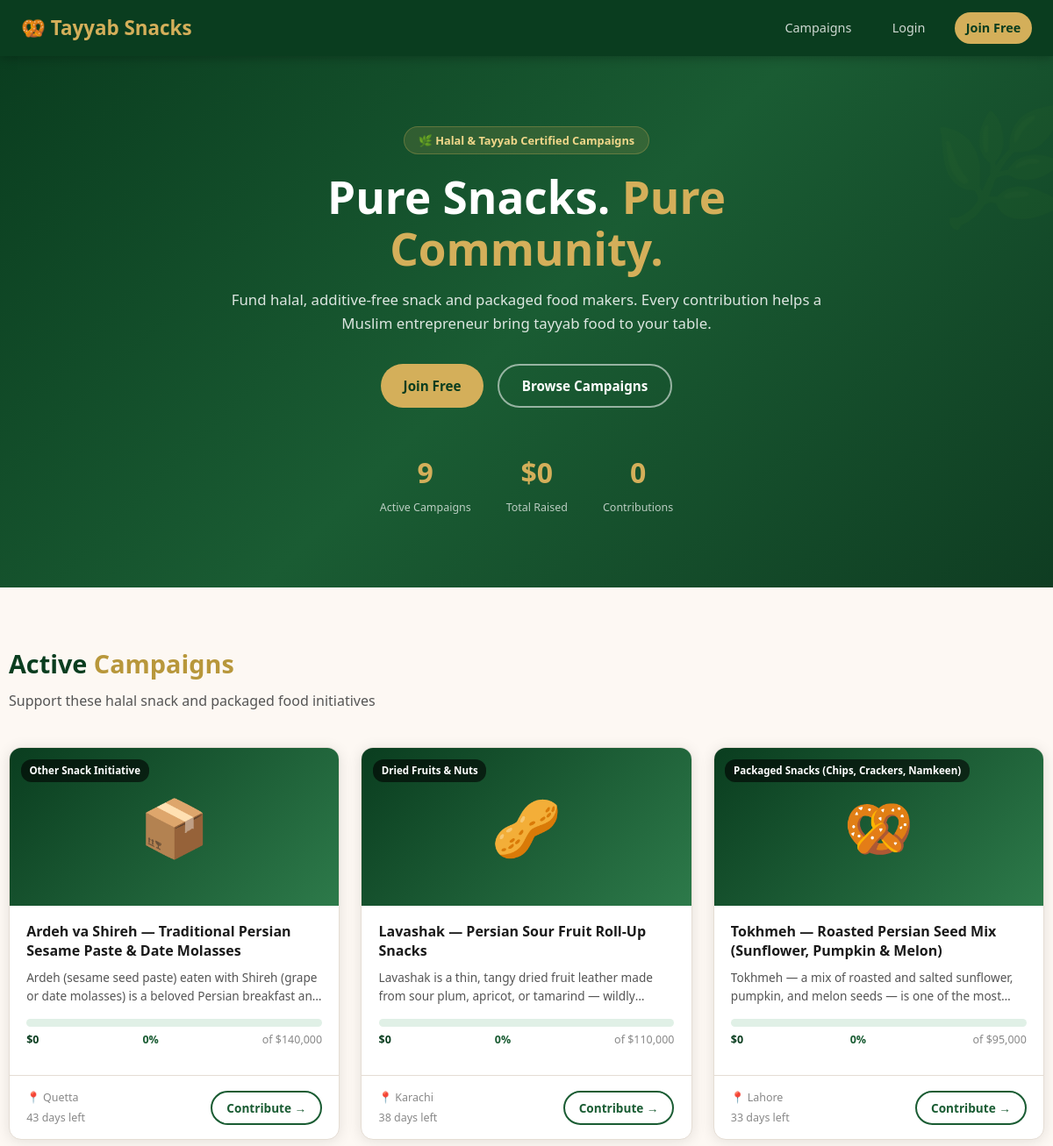
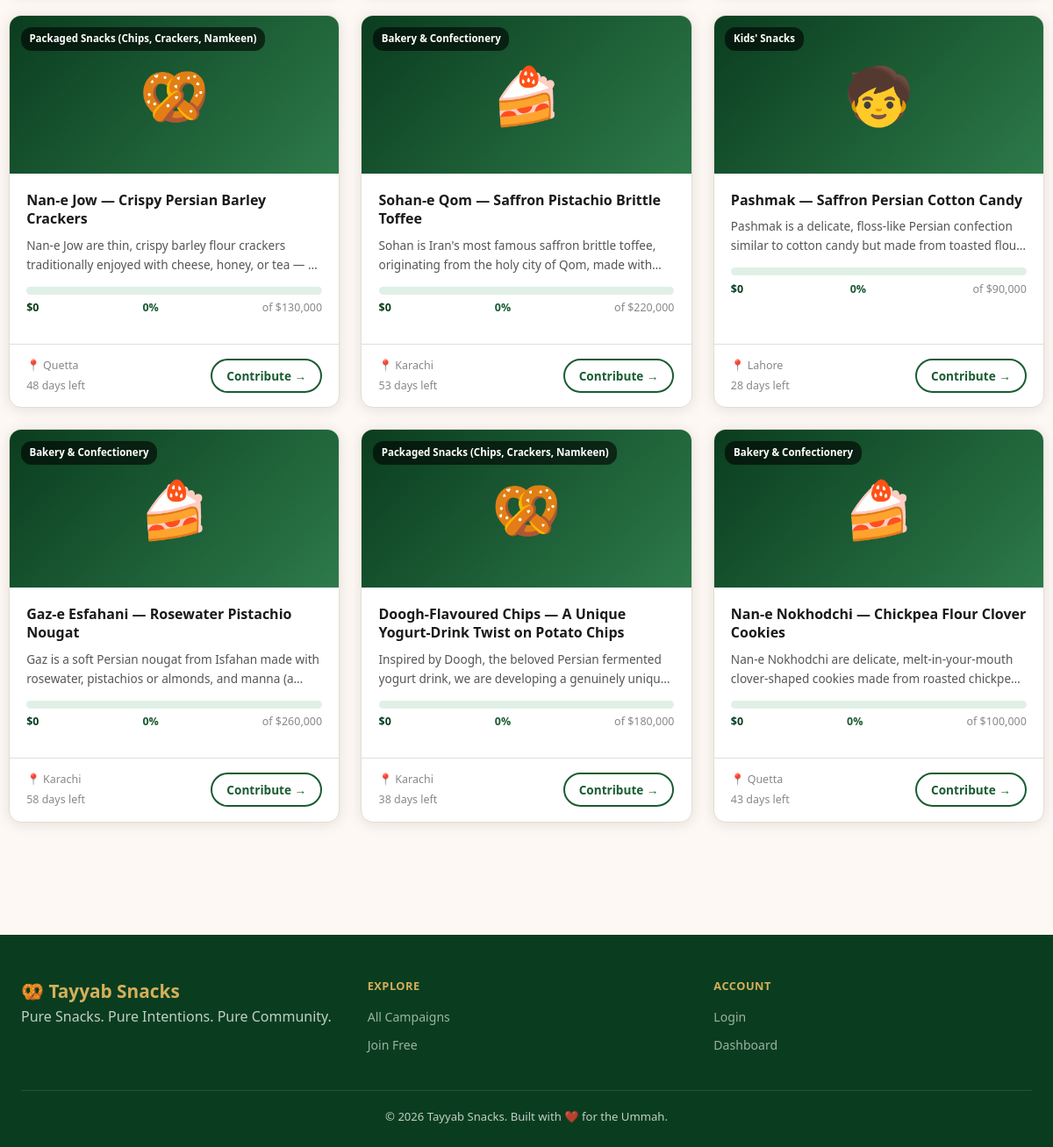
The page / on the database its author committed (2 pictures, top to bottom).
### tables this page shows
CREATE TABLE IF NOT EXISTS campaigns (
    id            INT UNSIGNED AUTO_INCREMENT PRIMARY KEY,
    user_id       INT UNSIGNED NOT NULL,
    category_id   INT UNSIGNED,
    title         VARCHAR(200) NOT NULL,
    description   TEXT NOT NULL,
    goal_amount   DECIMAL(12,2) NOT NULL,
    raised_amount DECIMAL(12,2) DEFAULT 0.00,
    city          VARCHAR(100),
    image_url     VARCHAR(500),
    deadline      DATE,
    status        ENUM('pending','active','funded','closed','rejected') DEFAULT 'pending',
    created_at    TIMESTAMP DEFAULT CURRENT_TIMESTAMP,
    updated_by    INT UNSIGNED NULL,
    updated_at    TIMESTAMP NULL,
    FOREIGN KEY (user_id)     REFERENCES users(id) ON DELETE CASCADE,
    FOREIGN KEY (category_id) REFERENCES categories(id) ON DELETE SET NULL,
    FOREIGN KEY (updated_by)  REFERENCES users(id) ON DELETE SET NULL,
    INDEX idx_status (status),
    INDEX idx_user (user_id)
);

CREATE TABLE IF NOT EXISTS categories (
    id   INT UNSIGNED AUTO_INCREMENT PRIMARY KEY,
    name VARCHAR(100) NOT NULL,
    icon VARCHAR(10)
);

### db.php (called while the page is built, shortened)
<?php
function e(string $s): string {
    return htmlspecialchars($s, ENT_QUOTES, 'UTF-8');
}
function auth(): ?array {
    return $_SESSION['user'] ?? null;
}
function progressPct(float $raised, float $goal): int {
    return (int) min(100, round($raised / $goal * 100));
}

### index.php (the view, shortened to what this page needs)
<?php
require_once __DIR__ . '/db.php';
$user = auth();
$campaigns = $pdo->query(
    "SELECT c.*, u.name AS creator_name, cat.name AS cat_name, cat.icon AS cat_icon
     FROM campaigns c
     JOIN users u ON u.id = c.user_id
     LEFT JOIN categories cat ON cat.id = c.category_id
     WHERE c.status = 'active'
     ORDER BY c.created_at DESC LIMIT 12"
)->fetchAll();
$stats = $pdo->query(
    "SELECT (SELECT COUNT(*) FROM campaigns WHERE status='active') AS active_count,
            (SELECT COALESCE(SUM(raised_amount),0) FROM campaigns) AS total_raised,
            (SELECT COUNT(*) FROM contributions) AS contributor_count"
)->fetch();
?>
<!DOCTYPE html>
<html lang="en">
<head>
<link rel="stylesheet" href="style.css">
</head>
<body>
<nav class="navbar">
    <div class="nav-brand">🥨 <?= e(SITE_NAME) ?></div>
    <div class="nav-links">
        <a href="campaigns.php">Campaigns</a>
        <?php if ($user): ?>
            <a href="submit.php">+ Start a Campaign</a>
            <a href="dashboard.php">Dashboard</a>
            <?php if (!empty($user['is_admin'])): ?><a href="admin.php">Admin</a><?php endif; ?>
            <a href="logout.php" class="nav-btn">Logout</a>
        <?php else: ?>
            <a href="login.php">Login</a>
            <a href="register.php" class="nav-btn">Join Free</a>
        <?php endif; ?>
    </div>
</nav>
<header class="hero">
    <div class="hero-content">
        <div class="hero-badge">🌿 Halal &amp; Tayyab Certified Campaigns</div>
        <h1>Pure Snacks. <span>Pure Community.</span></h1>
        <p>Fund halal, additive-free snack and packaged food makers. Every contribution helps a Muslim entrepreneur bring tayyab food to your table.</p>
        <div class="hero-actions">
            <?php if ($user): ?>
                <a href="submit.php" class="btn btn-primary">+ Start a Campaign</a>
            <?php else: ?>
                <a href="register.php" class="btn btn-primary">Join Free</a>
            <?php endif; ?>
            <a href="#campaigns" class="btn btn-secondary">Browse Campaigns</a>
        </div>
        <div class="hero-stats">
            <div class="hero-stat"><span class="num"><?= (int) $stats['active_count'] ?></span><span class="lbl">Active Campaigns</span></div>
            <div class="hero-stat"><span class="num">$<?= number_format((float) $stats['total_raised']) ?></span><span class="lbl">Total Raised</span></div>
            <div class="hero-stat"><span class="num"><?= (int) $stats['contributor_count'] ?></span><span class="lbl">Contributions</span></div>
        </div>
    </div>
</header>
<div class="container section" id="campaigns">
    <h2 class="section-title">Active <span>Campaigns</span></h2>
    <p class="section-sub">Support these halal snack and packaged food initiatives</p>
    <?php if (!$campaigns): ?>
        <div class="empty-state"><div class="icon">📭</div><h3>No active campaigns right now</h3></div>
    <?php else: ?>
    <div class="grid-3">
        <?php foreach ($campaigns as $c):
            $pct = progressPct((float) $c['raised_amount'], (float) $c['goal_amount']);
            $daysLeft = $c['deadline'] ? max(0, (int) ((strtotime($c['deadline']) - time()) / 86400)) : null;
        ?>
        <a href="campaign.php?id=<?= (int) $c['id'] ?>" class="campaign-card" style="text-decoration:none;color:inherit">
            <div class="campaign-img">
                <?php if ($c['image_url']): ?><img src="<?= e($c['image_url']) ?>" alt=""><?php else: ?><?= e($c['cat_icon'] ?: '🥨') ?><?php endif; ?>
                <?php if ($c['cat_name']): ?><span class="campaign-cat-badge"><?= e($c['cat_name']) ?></span><?php endif; ?>
            </div>
            <div class="campaign-body">
                <div class="campaign-title"><?= e($c['title']) ?></div>
                <div class="campaign-desc"><?= e($c['description']) ?></div>
                <div class="prog-wrap">
                    <div class="prog-bar"><div class="prog-fill" style="width:<?= $pct ?>%"></div></div>
                    <div class="prog-labels">
                        <span class="prog-raised">$<?= number_format((float) $c['raised_amount']) ?></span>
                        <span class="prog-pct"><?= $pct ?>%</span>
                        <span class="prog-goal">of $<?= number_format((float) $c['goal_amount']) ?></span>
                    </div>
                </div>
            </div>
            <div class="campaign-footer">
                <div class="campaign-meta">
                    <span>📍 <?= e($c['city'] ?: 'N/A') ?></span>
                    <span><?= $daysLeft !== null ? $daysLeft . ' days left' : 'No deadline' ?></span>
                </div>
                <span class="btn btn-outline btn-sm">Contribute →</span>
            </div>
        </a>
        <?php endforeach; ?>
    </div>
    <?php endif; ?>
</div>
<footer>
    <div class="footer-grid">
        <div>
            <div class="footer-brand">🥨 <?= e(SITE_NAME) ?></div>
            <p>Pure Snacks. Pure Intentions. Pure Community.</p>
        </div>
        <div>
            <div class="footer-heading">Explore</div>
            <ul class="footer-links">
                <li><a href="campaigns.php">All Campaigns</a></li>
                <li><a href="register.php">Join Free</a></li>
            </ul>
        </div>
        <div>
            <div class="footer-heading">Account</div>
            <ul class="footer-links">
                <li><a href="login.php">Login</a></li>
                <li><a href="dashboard.php">Dashboard</a></li>
            </ul>
        </div>
    </div>
    <div class="footer-bottom">&copy; <?= date('Y') ?> <?= e(SITE_NAME) ?>. Built with ❤️ for the Ummah.</div>
</footer>
</body>
</html>

### rows shown on the page
campaigns: category.icon "📦", category.name "Other Snack Initiative", title "Ardeh va Shireh — Traditional Persian Sesame Paste & Date Molasses", description "Ardeh (sesame seed paste) eaten with Shireh (grape or date molasses) is a beloved Persian breakfast…", raised_amount "0", pct "0", goal_amount "140,000", city "Quetta", deadline "43"
campaigns: category.icon "🥜", category.name "Dried Fruits & Nuts", title "Lavashak — Persian Sour Fruit Roll-Up Snacks", description "Lavashak is a thin, tangy dried fruit leather made from sour plum, apricot, or tamarind —…", raised_amount "0", pct "0", goal_amount "110,000", city "Karachi", deadline "38"
campaigns: category.icon "🥨", category.name "Packaged Snacks (Chips, Crackers, Namkeen)", title "Tokhmeh — Roasted Persian Seed Mix (Sunflower, Pumpkin & Melon)", description "Tokhmeh — a mix of roasted and salted sunflower, pumpkin, and melon seeds — is one of the…", raised_amount "0", pct "0", goal_amount "95,000", city "Lahore", deadline "33"
campaigns: category.icon "🥨", category.name "Packaged Snacks (Chips, Crackers, Namkeen)", title "Nan-e Jow — Crispy Persian Barley Crackers", description "Nan-e Jow are thin, crispy barley flour crackers traditionally enjoyed with cheese, honey, or tea —…", raised_amount "0", pct "0", goal_amount "130,000", city "Quetta", deadline "48"
campaigns: category.icon "🍰", category.name "Bakery & Confectionery", title "Sohan-e Qom — Saffron Pistachio Brittle Toffee", description "Sohan is Iran's most famous saffron brittle toffee, originating from the holy city of Qom, made…", raised_amount "0", pct "0", goal_amount "220,000", city "Karachi", deadline "53"
campaigns: category.icon "🧒", category.name "Kids' Snacks", title "Pashmak — Saffron Persian Cotton Candy", description "Pashmak is a delicate, floss-like Persian confection similar to cotton candy but made from toasted…", raised_amount "0", pct "0", goal_amount "90,000", city "Lahore", deadline "28"
campaigns: category.icon "🍰", category.name "Bakery & Confectionery", title "Gaz-e Esfahani — Rosewater Pistachio Nougat", description "Gaz is a soft Persian nougat from Isfahan made with rosewater, pistachios or almonds, and manna…", raised_amount "0", pct "0", goal_amount "260,000", city "Karachi", deadline "58"
campaigns: category.icon "🥨", category.name "Packaged Snacks (Chips, Crackers, Namkeen)", title "Doogh-Flavoured Chips — A Unique Yogurt-Drink Twist on Potato Chips", description "Inspired by Doogh, the beloved Persian fermented yogurt drink, we are developing a genuinely…", raised_amount "0", pct "0", goal_amount "180,000", city "Karachi", deadline "38"
campaigns: category.icon "🍰", category.name "Bakery & Confectionery", title "Nan-e Nokhodchi — Chickpea Flour Clover Cookies", description "Nan-e Nokhodchi are delicate, melt-in-your-mouth clover-shaped cookies made from roasted…", raised_amount "0", pct "0", goal_amount "100,000", city "Quetta", deadline "43"

### other values the page prints
SITE_NAME "Tayyab Snacks"
$stats['active_count'] "9"
$stats['total_raised'] "0"
$stats['contributor_count'] "0"
